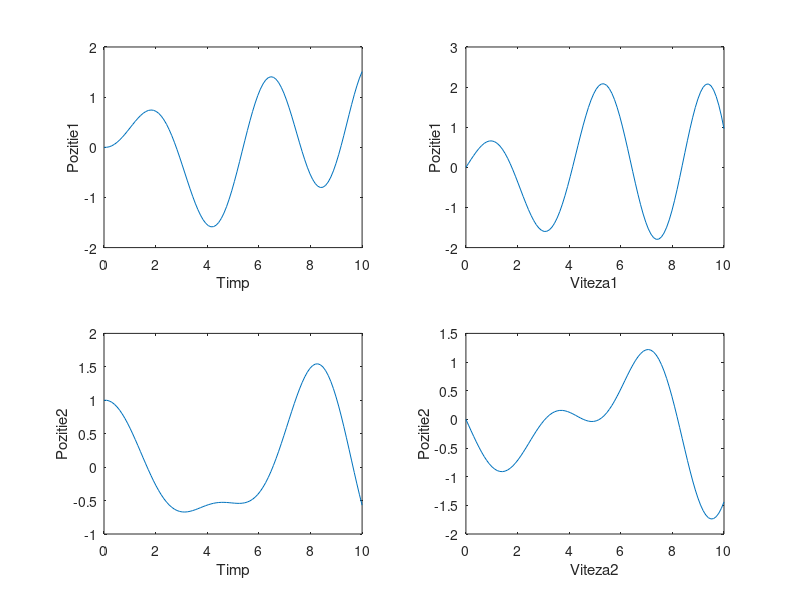

Reproduce this figure in MATLAB.
a = 1; % 2*zeta*omega_n
b = 1; % omega_n^2
F1 = 0; % forta aplicată corpului
F2 = 0; % forta aplicată corpului
N = 100; % numarul de puncte in care se rezolvă ecuatia
t = linspace(0,10,N); % intervalul de timp pe care se rezolva ecuatia
x = zeros(4,N); % solutia sistemului
x0 = [0;0;1;0]; % soluția inițială

A = [0 1 0 0; -2 0 1 0; 0 0 0 1; 1/2 0 -1 0];
B = [0;F1;0;F2];

delta_t = 10/N;
x(:,1) = x0;
for i=2:N
 x(:,i) = x(:,i-1) + delta_t.*(A*x(:,i-1) + B);
end
x_euler = x;

subplot(2,2,1)
plot(t,x(1,:))
xlabel('Timp')
ylabel('Pozitie1')
subplot(2,2,2)
plot(t,x(2,:))
xlabel('Viteza1')
ylabel('Pozitie1')


subplot(2,2,3)
plot(t,x(3,:))
xlabel('Timp')
ylabel('Pozitie2')
subplot(2,2,4)
plot(t,x(4,:))
xlabel('Viteza2')
ylabel('Pozitie2')
